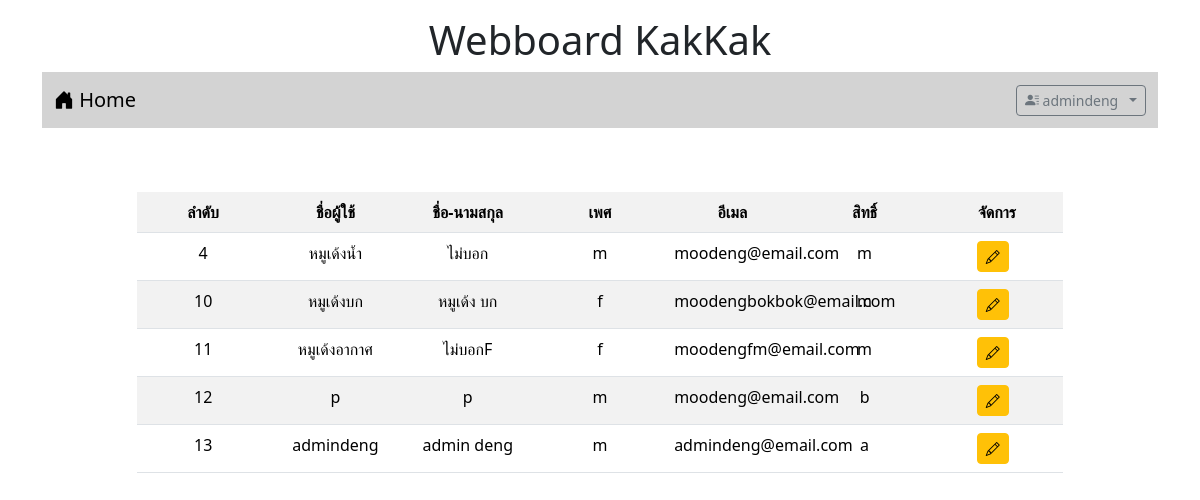
The page /user.php (signed in) on the database its author committed.
### tables this page shows
CREATE TABLE `user` (
  `id` int(11) NOT NULL,
  `login` varchar(32) NOT NULL,
  `password` varchar(64) NOT NULL,
  `name` varchar(64) NOT NULL,
  `gender` char(1) NOT NULL,
  `email` varchar(32) NOT NULL,
  `role` char(1) NOT NULL
);

### user.php (the view, shortened to what this page needs)
<!DOCTYPE html>
<html lang="en">
<head>
    <link href="https://cdn.jsdelivr.net/npm/bootstrap@5.3.3/dist/css/bootstrap.min.css" rel="stylesheet">
    <link rel="stylesheet" href="https://cdn.jsdelivr.net/npm/bootstrap-icons@1.11.3/font/bootstrap-icons.min.css">
</head>
<body>
    <div class="container-lg">
        <H1 style="text-align: center;" class="mt-3"> Webboard KakKak </H1>
        <?php include "nav.php" ?>
        <div class="row mt-4">
            <div class="col-sm-12 col-md-11 col-lg-10 mx-auto">
                <table class="table table-striped mt-4">
                    <?php
                        $conn=new PDO("mysql:host=localhost;dbname=webboard;charset=utf8","root","");
                        $sql = "SELECT id,login,name,gender,email,role FROM user ORDER BY id";
                        $result=$conn->query($sql);
                        echo "<table class='table table-striped' style='width: 100%; table-layout: fixed;'>
                                <tr>
                                    <th class='text-center'>ลำดับ</th>
                                    <th class='text-center'>ชื่อผู้ใช้</th>
                                    <th class='text-center'>ชื่อ-นามสกุล</th>
                                    <th class='text-center'>เพศ</th>
                                    <th class='text-center'>อีเมล</th>
                                    <th class='text-center'>สิทธิ์</th>
                                    <th class='text-center'>จัดการ</th>
                                </tr>";
                        while($row = $result->fetch()){
                            echo "
                                <tr>
                                    <td class='text-center'>$row[0]</td>
                                    <td class='text-center'>$row[1]</td>
                                    <td class='text-center'>$row[2]</td>
                                    <td class='text-center'>$row[3]</td>
                                    <td class='text-center'>$row[4]</td>
                                    <td class='text-center'>$row[5]</td>
                                    <td class='text-center'>
                                        <button type='button' class='btn btn-warning btn-sm me-2' data-bs-toggle='modal' data-bs-target='#editUserModal'
                                        data-id='{$row[0]}' data-userName='{$row[1]}'
                                        data-fullName='{$row[2]}' data-gender='{$row[3]}'
                                        data-email='{$row[4]}' data-role='{$row[5]}'>
                                            <i class='bi bi-pencil'></i>
                                        </button>
                                    </td>
                                </tr>";
                        }
                        echo "</table>";
                    ?>
                </table>
            </div>
        </div>
    </div>
</body>
</html>

### rows shown on the page
user: id "4", login "หมูเด้งน้ำ", name "ไม่บอก", gender "m", email "moodeng@email.com", role "m"
user: id "10", login "หมูเด้งบก", name "หมูเด้ง บก", gender "f", email "moodengbokbok@email.com", role "m"
user: id "11", login "หมูเด้งอากาศ", name "ไม่บอกF", gender "f", email "moodengfm@email.com", role "m"
user: id "12", login "p", name "p", gender "m", email "moodeng@email.com", role "b"
user: id "13", login "admindeng", name "admin deng", gender "m", email "admindeng@email.com", role "a"

### other values the page prints
$_SESSION[username] "admindeng"
